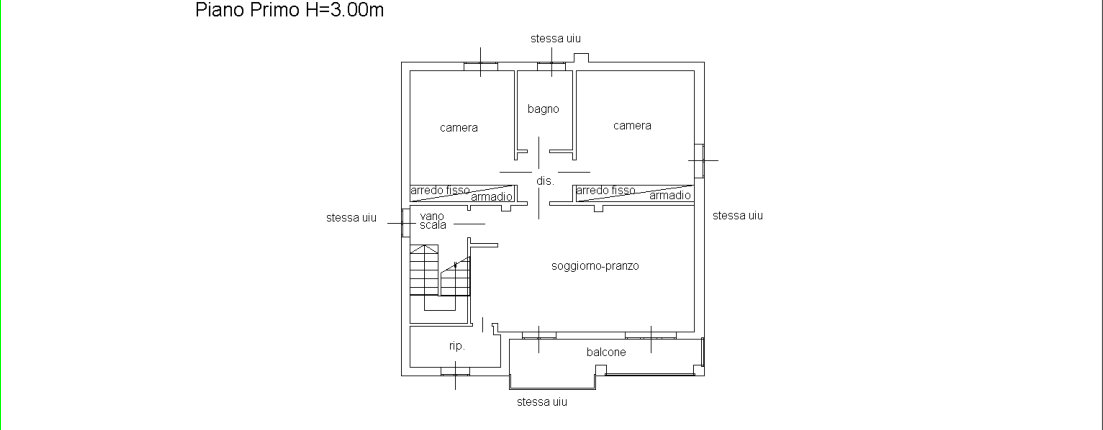
#> input picture PlanParser/base_rectangle_section_1.png, 1103 x 430 px, found by its file name
$ python work_on_sections_v1.py
#> lines starting #> are read from the running program, lines starting #| are printed output that depends on the picture; after the words box and inside, x2 and y2 are one past the last pixel; in counts of white or black regions, pixels touching at a corner belong together
#> in process_one, img is the input picture: shape (430, 1103, 3); mean B, G, R 251.1, 251.3, 251.1
#!/usr/bin/env python3
"""
Seleziona SOLO le parole indicate e costruisce un grafo tra di esse.

Input hardcoded:
  C:\\projects\\extra\\PlanimetryAI\base_rectangle_section_1.png
  C:\\projects\\extra\\PlanimetryAI\base_rectangle_section_2.png

Output per ciascun file:
  *_selected.png         -> solo i box delle parole target (verde)
  *_graph_selected.png   -> come sopra + grafo (archi KNN)

Requisiti:
  pip install opencv-python numpy pytesseract
"""

import math
import os
import unicodedata

import cv2
import numpy as np

# ---- Parametri detection (come nelle versioni efficaci) ----
MIN_AREA, MAX_AREA = 100, 6000
MIN_RATIO, MAX_RATIO = 1.2, 10.0
MIN_H, MAX_H       = 8, 40
TOPHAT_KERNEL      = 5
DILATE_KERNEL      = 3
BOX_THICKNESS      = 1

# ---- Grafo ----
K_NEIGHBOURS     = 4
MAX_RADIUS_FRAC  = 0.66     # raggio max = 66% della diagonale dei punti
NODE_COLOR       = (0, 200, 0)     # verde
EDGE_COLOR       = (255, 128, 0)   # arancione

# ---- OCR ----
try:
    import pytesseract
    TESS_AVAILABLE = True
except Exception:
    TESS_AVAILABLE = False

OCR_LANG = "ita"  # italiano
OCR_PSM  = 7     # riga singola
OCR_OEM  = 3

# ---- Funzioni utili ----
def enhance_contrast(gray: np.ndarray) -> np.ndarray:
    """CLAHE + unsharp per esaltare testi chiari/sottili."""
    clahe = cv2.createCLAHE(clipLimit=2.0, tileGridSize=(8, 8))
    cla   = clahe.apply(gray)
    blur  = cv2.GaussianBlur(cla, (0, 0), 1.2)
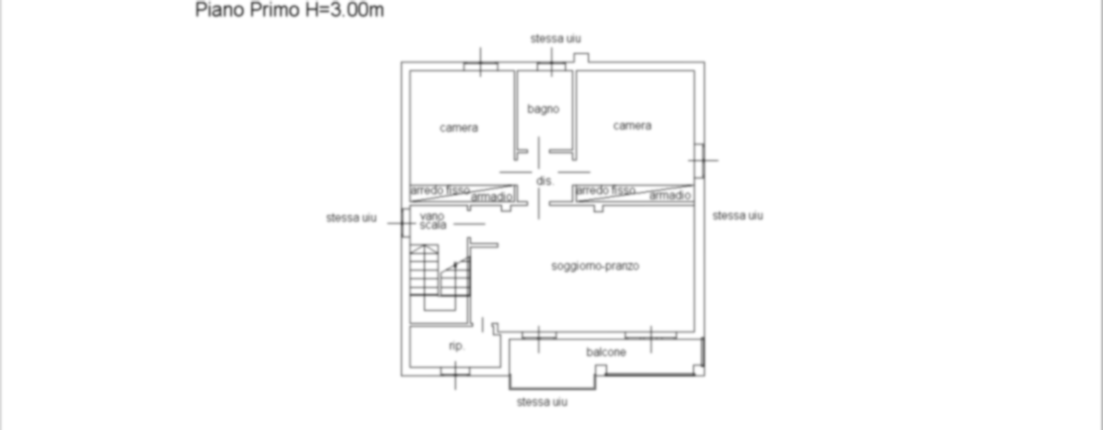
#> blur: shape (430, 1103); min 96, max 255, mean 251.2
    sharp = cv2.addWeighted(cla, 1.5, blur, -0.5, 0)
    return sharp

def detect_text_boxes(img: np.ndarray) -> list[tuple[int,int,int,int]]:
    """Box candidati tramite morfologia + filtri geometrici."""
    gray = cv2.cvtColor(img, cv2.COLOR_BGR2GRAY)
    gray = enhance_contrast(gray)
    top  = cv2.morphologyEx(gray, cv2.MORPH_TOPHAT,
                            cv2.getStructuringElement(cv2.MORPH_RECT,(TOPHAT_KERNEL,TOPHAT_KERNEL)))
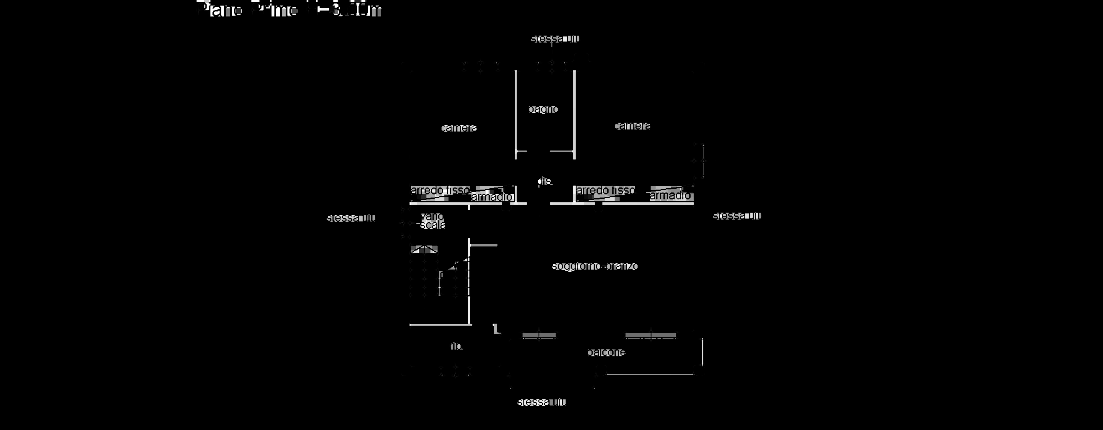
#> top: shape (430, 1103); min 0, max 255, mean 2.7
    _, th = cv2.threshold(top, 0, 255, cv2.THRESH_BINARY + cv2.THRESH_OTSU)
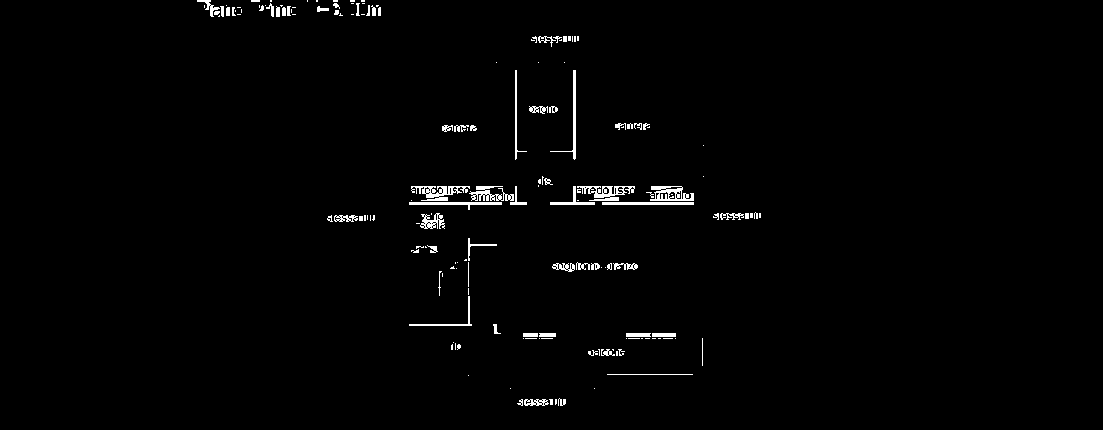
#> th: shape (430, 1103); 1.4% white in thin lines or dots, all inside (x1, y1, x2, y2) = (197, 0, 761, 406)
    dil   = cv2.dilate(th, cv2.getStructuringElement(cv2.MORPH_RECT,(DILATE_KERNEL,DILATE_KERNEL)), 1)
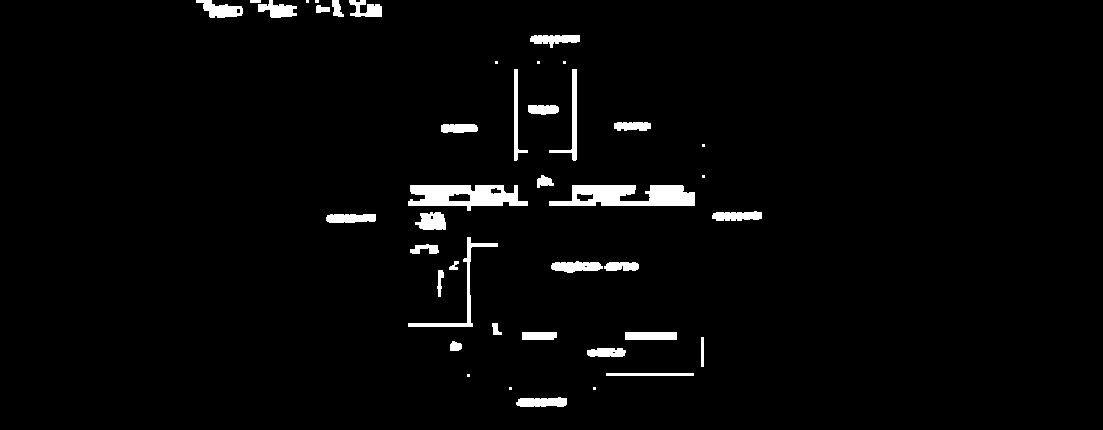
#> dil: shape (430, 1103); 2.8% white; 42 white regions (10 under 20 px)
    contours, _ = cv2.findContours(dil, cv2.RETR_EXTERNAL, cv2.CHAIN_APPROX_SIMPLE)
#> contours = 42 contours, 10 with area under 20; largest, box (x1, y1, x2, y2) and area: (549, 185, 695, 206) 2094, (408, 185, 528, 211) 1972, (408, 237, 498, 327) 514, (196, 0, 243, 18) 434, (549, 69, 577, 161) 412
    out = []
    for c in contours:
        x,y,w,h = cv2.boundingRect(c)
        area = w*h
        ratio = w/float(h) if h>0 else 1e6
        if not (MIN_AREA <= area <= MAX_AREA): continue
        if not (MIN_RATIO <= ratio <= MAX_RATIO): continue
        if not (MIN_H <= h <= MAX_H): continue
        out.append((x,y,w,h))
#> this loop made 42 passes
#> (x, y, w, h, area, ratio) on passes 1, 6, 7, 10, 11, 12, 13, 14, 15, 16, 17, 18: (516, 397, 51, 10, 510, 5.1), (587, 348, 39, 9, 351, 4.33), (450, 341, 12, 10, 120, 1.2), (522, 332, 35, 8, 280, 4.38), (492, 323, 10, 12, 120, 0.833), (437, 270, 7, 27, 189, 0.259), (604, 262, 35, 9, 315, 3.89), (551, 261, 52, 12, 624, 4.33), (449, 261, 10, 9, 90, 1.11), (410, 244, 29, 10, 290, 2.9), (408, 237, 90, 90, 8100, 1), (326, 214, 50, 9, 450, 5.56)
#> (c, x, y, w, h, area, ratio) on passes 5, 8, 9, 41: ([[606, 373], [606, 375], [693, 375], [693, 373]], 606, 373, 88, 3, 264, 29.33), ([[701, 337], [701, 366], [703, 366], [703, 337]], 701, 337, 3, 30, 90, 0.1), ([[625, 332], [625, 339], [676, 339], [676, 332]], 625, 332, 52, 8, 416, 6.5), ([[250, 0], [250, 2], [260, 2], [260, 0]], 250, 0, 11, 3, 33, 3.67)
#> after the loop, out = 22 items, first 6: (516, 397, 51, 10), (587, 348, 39, 9), (450, 341, 12, 10), (625, 332, 52, 8), (522, 332, 35, 8), (604, 262, 35, 9)
    return sorted(out, key=lambda b: (b[1], b[0]))

def ocr_text(roi_bgr: np.ndarray) -> str:
    """OCR sul ROI (upscale + binarizzazione). Ritorna lower senza accenti."""
    if not TESS_AVAILABLE:
        return ""
    scale = 3
    roi = cv2.cvtColor(roi_bgr, cv2.COLOR_BGR2GRAY)
    roi = enhance_contrast(roi)
    roi = cv2.resize(roi, (roi.shape[1]*scale, roi.shape[0]*scale), interpolation=cv2.INTER_CUBIC)
    _, roi = cv2.threshold(roi, 0, 255, cv2.THRESH_BINARY + cv2.THRESH_OTSU)
    try:
        txt = pytesseract.image_to_string(roi, lang=OCR_LANG, config=f"--oem {OCR_OEM} --psm {OCR_PSM}")
    except Exception:
        return ""
    return normalize_text(txt)

def normalize_text(s: str) -> str:
    """lowercase + rimozione accenti/spazi extra."""
    s = s.strip().lower()
    s = "".join(ch for ch in unicodedata.normalize("NFD", s) if unicodedata.category(ch) != "Mn")
    s = " ".join(s.split())
    return s

def match_targets(text: str, targets_norm: list[str]) -> bool:
    """Match esatto o contenuto (robusto a spazi/accents)."""
    if not text:
        return False
    for t in targets_norm:
        if t == text or t in text:
            return True
    return False

def centers_from_boxes(boxes: list[tuple[int,int,int,int]]) -> np.ndarray:
    return np.array([(x + w/2.0, y + h/2.0) for (x,y,w,h) in boxes], dtype=np.float32)

def knn_edges(points: np.ndarray, k: int = K_NEIGHBOURS, max_radius_frac: float = MAX_RADIUS_FRAC):
    if len(points) < 2:
        return []
    minx, miny = points.min(axis=0)
    maxx, maxy = points.max(axis=0)
    diag = math.hypot(maxx - minx, maxy - miny)
    max_r = max_radius_frac * diag
    edges = set()
    for i, p in enumerate(points):
        d = np.linalg.norm(points - p, axis=1)
        idx = np.argsort(d)[1:k+1]
        for j in idx:
            if d[j] <= max_r:
                a, b = sorted((i, j))
                edges.add((a, b))
    return sorted(edges)

def process_one(path_in: str, targets: list[str]) -> None:
    """Seleziona SOLO i box che matchano le parole target e costruisce il grafo."""
    img = cv2.imread(path_in)
    if img is None:
        raise FileNotFoundError(path_in)

    # normalizza targets
    targets_norm = [normalize_text(t) for t in targets if t.strip()]

    # 1) candidati
    boxes = detect_text_boxes(img)
#> boxes = 22 items, first 6: (196, 0, 47, 18), (258, 0, 39, 18), (349, 0, 33, 17), (316, 5, 14, 8), (530, 35, 50, 13), (528, 105, 31, 10)

    # 2) OCR + filtro SOLO match target
    kept_boxes = []
    for (x,y,w,h) in boxes:
        roi = img[y:y+h, x:x+w]
        txt = ocr_text(roi)
        if match_targets(txt, targets_norm):
            kept_boxes.append((x,y,w,h))
#> this loop made 1 pass
#> (x, y, w, h, scale in ocr_text) on pass 1: (196, 0, 47, 18, 3)
#> pass 1, in ocr_text, `roi = cv2.resize(roi, (roi.shape[1]*scale, roi.shape[0]*scale), interp..`:
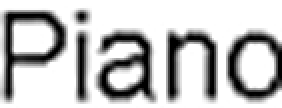
#> roi: shape (54, 141) (shown 2 times larger); min 0, max 255, mean 193.2
#> pass 1, in ocr_text, `_, roi = cv2.threshold(roi, 0, 255, cv2.THRESH_BINARY + cv2.THRESH_OTSU)`:
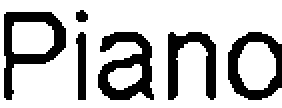
#> roi: shape (54, 141) (shown 2 times larger); 74.3% white; 6 black regions, box (x1, y1, x2, y2) and area: (49, 16, 77, 50) 510, (2, 6, 33, 50) 491, (114, 16, 141, 50) 404, (84, 16, 108, 50) 385, (38, 16, 43, 50) 137, (38, 5, 44, 11) 29
#> after the loop, kept_boxes = []

    # 3) disegno selezione
    base = img.copy()
    for (x,y,w,h) in kept_boxes:
        cv2.rectangle(base, (x-1,y-1), (x+w+1, y+h+1), NODE_COLOR, BOX_THICKNESS)

    root, ext = os.path.splitext(path_in)
    out_sel   = root + "_selected.png"
    out_graph = root + "_graph_selected.png"
    cv2.imwrite(out_sel, base)

    # 4) grafo
    pts = centers_from_boxes(kept_boxes)
    edges = knn_edges(pts)

    graph = base.copy()
    for (i,j) in edges:
        p1 = (int(pts[i][0]), int(pts[i][1]))
        p2 = (int(pts[j][0]), int(pts[j][1]))
        cv2.line(graph, p1, p2, EDGE_COLOR, 1, cv2.LINE_AA)
    for (cx,cy) in pts:
        cv2.circle(graph, (int(cx), int(cy)), 2, EDGE_COLOR, -1, cv2.LINE_AA)

    cv2.imwrite(out_graph, graph)

    print(f"[DONE] {os.path.basename(path_in)} | kept: {len(kept_boxes)} | "
          f"saved: {os.path.basename(out_sel)}, {os.path.basename(out_graph)}")

def main():
    # --- file hardcoded (come da tua richiesta) ---
    files = [
        r"C:\projects\extra\PlanimetryAI\base_rectangle_section_1.png",
        r"C:\projects\extra\PlanimetryAI\base_rectangle_section_2.png",
    ]
    # --- PAROLE DA CERCARE (inserisci qui) ---
    target_words = [
        "camera",
        "bagno",
        "cucina",
        "salotto",
        "studio",
        "ingresso",
        "disimpegno",
        "corridoio",
        "lavanderia",
        "ripostiglio",
        "soggiorno",
        "balcone",
        "terrazzo",
        "giardino",
        "dis",
        "dis.",
        "portico",
        # aggiungi altre parole se vuoi…
    ]

    if not TESS_AVAILABLE:
        print("[ATTENZIONE] pytesseract/tesseract non disponibile: senza OCR non verranno trovati match.")

    for f in files:
        process_one(f, target_words)
#> (the call stopped at in ocr_text, `txt = pytesseract.image_to_string(roi, lang=OCR_LANG, config=f"--oem {..`: pytesseract is not available in this run)
#> pass 2 of the loop in main, `for f in files:`:
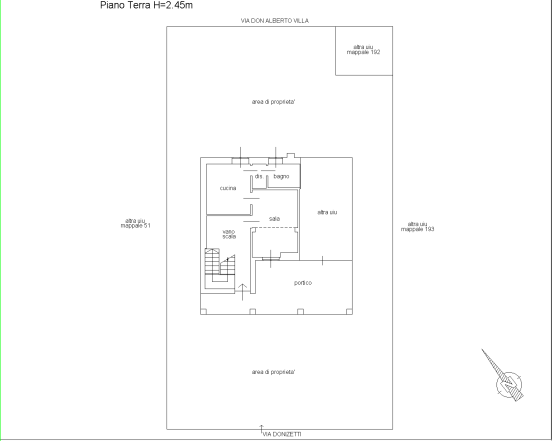
#> input picture PlanParser/base_rectangle_section_2.png, 1103 x 881 px, found by its file name (shown at 1/2 size)
#> in process_one, img is the input picture: shape (881, 1103, 3); mean B, G, R 252.2, 252.5, 252.2
#> gray: shape (881, 1103)
#> cla: shape (881, 1103)
#> blur: shape (881, 1103)
#> sharp: shape (881, 1103)
#> top: shape (881, 1103)
#> in detect_text_boxes (call 2), `_, th = cv2.threshold(top, 0, 255, cv2.THRESH_BINARY + cv2.THRESH_OTSU)`:
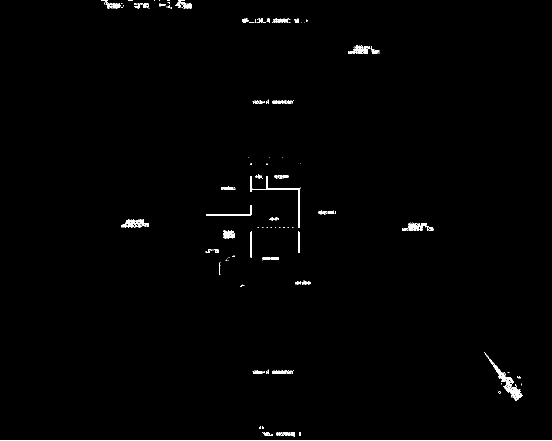
#> th: shape (881, 1103) (shown at 1/2 size); 0.79% white in thin lines or dots
#> dil: shape (881, 1103); 1.6% white; 62 white regions (18 under 20 px)
#> contours = 62 contours, 20 with area under 20; largest, box (x1, y1, x2, y2) and area: (967, 703, 1047, 803) 1510, (0, 879, 1103, 881) 1102, (500, 351, 602, 457) 850, (695, 89, 760, 109) 774, (242, 437, 299, 456) 763
#> the loop in detect_text_boxes (call 2), `for c in contours:` made 62 passes
#> (x, y, w, h, area, ratio) on passes 2, 3, 4, 5, 6, 8, 10, 11: (597, 863, 5, 10, 50, 0.5), (551, 863, 40, 11, 440, 3.64), (523, 863, 24, 10, 240, 2.4), (518, 852, 10, 7, 70, 1.43), (995, 781, 8, 7, 56, 1.14), (1034, 751, 8, 7, 56, 1.14), (543, 739, 46, 10, 460, 4.6), (504, 738, 35, 11, 385, 3.18)
#> after the loop in detect_text_boxes (call 2), `for c in contours:`: out = 25 items, first 6: (551, 863, 40, 11), (523, 863, 24, 10), (543, 739, 46, 10), (504, 738, 35, 11), (589, 560, 34, 11), (524, 514, 35, 8)
#> boxes = 25 items, first 6: (201, 0, 47, 18), (350, 0, 34, 18), (267, 5, 33, 13), (318, 6, 27, 12), (483, 36, 57, 11), (543, 36, 39, 11)
#> the loop in process_one, `for (x,y,w,h) in boxes:` made 1 pass
#> (x, y, w, h, scale in ocr_text) on pass 1: (201, 0, 47, 18, 3)
#> pass 1, in ocr_text (call 2), `_, roi = cv2.threshold(roi, 0, 255, cv2.THRESH_BINARY + cv2.THRESH_OTSU)`:
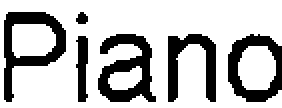
#> roi: shape (54, 141) (shown 2 times larger); 73.6% white; 6 black regions, box (x1, y1, x2, y2) and area: (49, 17, 78, 51) 518, (2, 6, 33, 51) 504, (114, 17, 141, 51) 423, (84, 17, 108, 51) 391, (38, 18, 44, 51) 150, (38, 6, 44, 12) 27

if __name__ == "__main__":
    main()
